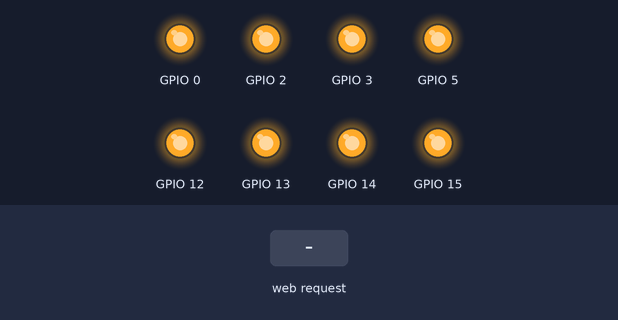
A sketch run on a simulated ESP8266 (NodeMCU). On the bench: output pins drawn as LEDs (lit = HIGH). The test bench sets the inputs (shaded band). WiFi joins after 1.5 s; servers stay silent unless stated; what the sketch prints to the serial monitor is not drawn.

Above: at 6.7 s.
6.8 s: HTTP request GET /gpio/10 received
At 7.4 s:
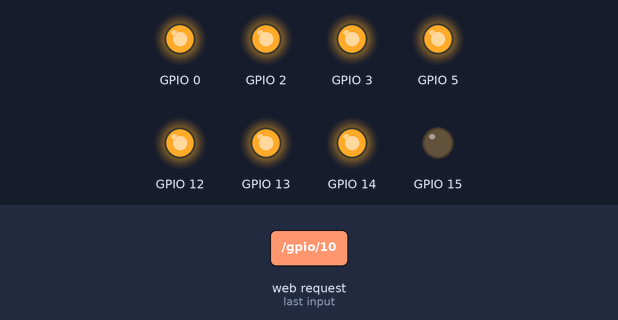
8.3 s: HTTP request GET /gpio/20 received
At 9.5 s:
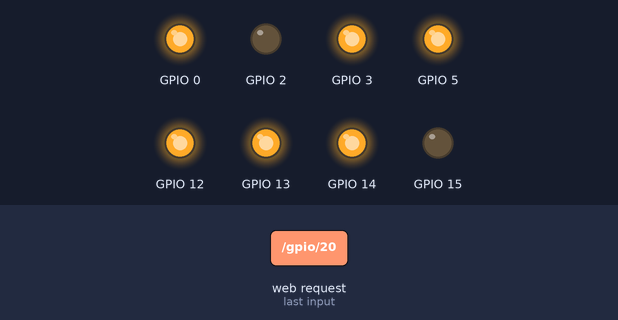
9.8 s: HTTP request GET /gpio/30 received
At 10.9 s:
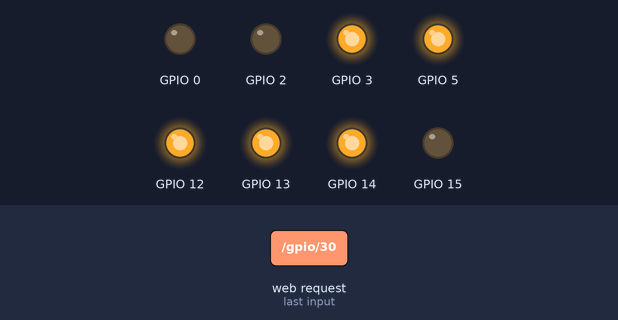
11.3 s: HTTP request GET /gpio/11 received
At 12.0 s:
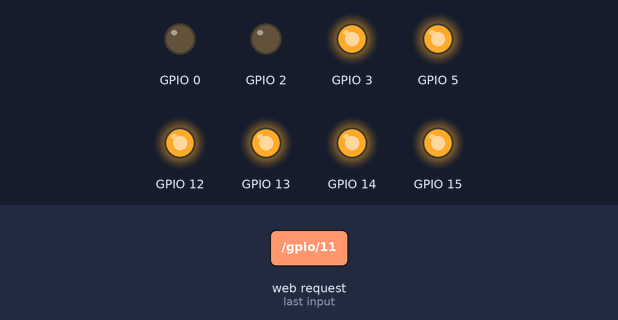
12.8 s: HTTP request GET /gpio/21 received
At 13.2 s:
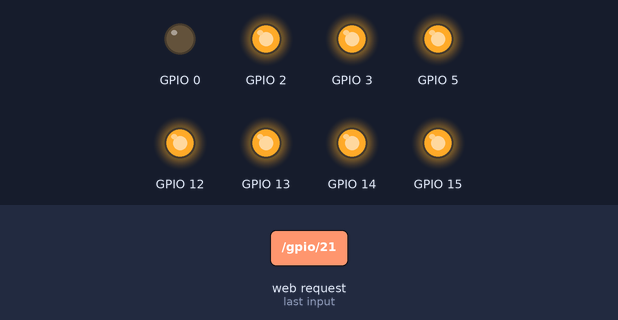
14.3 s: HTTP request GET /gpio/40 received
At 15.5 s:
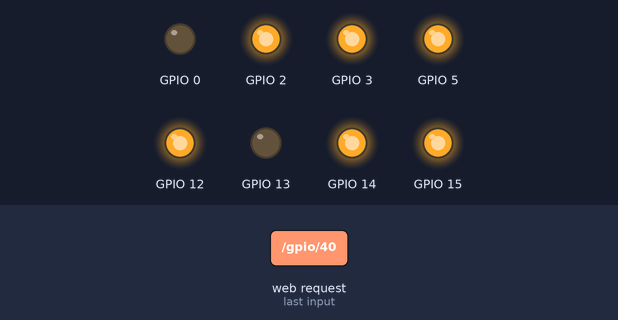
Timing chart, 0 to 16.8 s (numbered marks = the images above; inputs shaded):
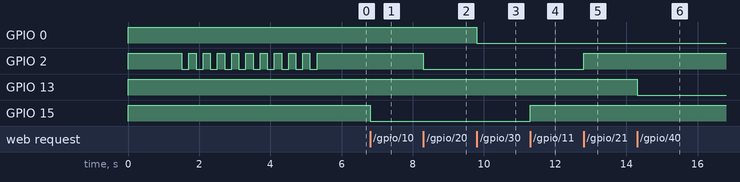

The sketch:

car.ino
```cpp
//http://arduino.esp8266.com/stable/package_esp8266com_index.json
#include <ESP8266WiFi.h>
//xxxxxxxxxxxxxxxxxxxxxxxxxxxxxxxxxxxxxx
const char* ssid = "********";
const char* password = "********";
//xxxxxxxxxxxxxxxxxxxxxxxxxxxxxxxxxxxxxx
WiFiServer server(80);
unsigned long int timer, timer2, timer3;
int  rain = 1024, val0 = 0, val = 1, val1 = 1, val2 = 1, val3 = 1, val4 = 1, val5 = 1, val6 = 1, val7 = 1, val8 = 1, val9 = 0;
//...............................................
void setup() {
  Serial.begin(115200); //Default Baud Rate for NodeMCU
  delay(10);
  pinMode(0, OUTPUT);
  digitalWrite(0, 1);
  pinMode(16, INPUT);
  digitalWrite(16, 0);
  pinMode(2, OUTPUT);
  digitalWrite(2, 1);
  pinMode(3, OUTPUT);
  digitalWrite(3, 1);
  pinMode(5, OUTPUT);
  digitalWrite(5, 1);
  pinMode(12, OUTPUT);
  digitalWrite(12, 1);
  pinMode(13, OUTPUT);
  digitalWrite(13, 1);
  pinMode(14, OUTPUT);
  digitalWrite(14, 1);
  pinMode(15, OUTPUT);
  digitalWrite(15, 1);
  pinMode(4, INPUT);

  // Connect to WiFi network
  Serial.println();
  Serial.println();
  Serial.print("Connecting to ");
  Serial.println(ssid);

  WiFi.begin(ssid, password);

  while (WiFi.status() != WL_CONNECTED) {
    delay(500);
    Serial.print(".");
  }
  Serial.println("");
  Serial.println("WiFi connected");
  for (int i = 0; i < 10; i++) {
    digitalWrite(2, 0);
    delay(200);
    digitalWrite(2, 1);
    delay(200);
  }
  // Start the server
  server.begin();
  Serial.println("Server started");

  // Print the IP address
  Serial.println(WiFi.localIP());
}
//...............................................
void loop() {
  // Check if a client has connected
  WiFiClient client = server.available();
  if (!client) {
    if (val9 == 1) { //Auto
      if ((digitalRead(4) == HIGH) && (digitalRead(16) == HIGH)) {
        digitalWrite(14, LOW);
        digitalWrite(5, LOW);
      }
      else if ((digitalRead(4) == HIGH) && (digitalRead(16) == LOW)) {
        digitalWrite(14, HIGH);
        digitalWrite(5, LOW);
      }
      else if ((digitalRead(4) == LOW) && (digitalRead(16) == LOW)) {
        digitalWrite(14, HIGH);
        digitalWrite(5, HIGH);
      }
      while ((millis() - timer2) > 800) {            //manual + Low
        rain = analogRead(A0);
        Serial.println(rain);
        if (rain < 700) digitalWrite(3, 0);
        else if (rain > 1000) digitalWrite(3, 1);
        else if ((rain > 700) && (rain < 1000)) {
          while ((millis() - timer3) > 2000) {            //manual + Low
            digitalWrite(3, !digitalRead(3));
            timer3 = millis();
          }
        }
        timer2 = millis();
      }
    }
    if (val8 == 2) {
      while ((millis() - timer) > 2000) {            //manual + Low
        digitalWrite(3, !digitalRead(3));
        timer = millis();
      }
    }
    return;
  }
  // Wait until the client sends some data
  Serial.println("new client");
  while (!client.available()) {
    delay(1);
  }

  String req = client.readStringUntil('\r');
  Serial.println(req);
  client.flush();

  if (req.indexOf("/gpio/10") != -1)
    val1 = 0;
  else if (req.indexOf("/gpio/11") != -1)
    val1 = 1;
  else if (req.indexOf("/gpio/20") != -1)
    val2 = 0;
  else if (req.indexOf("/gpio/21") != -1)
    val2 = 1;
  else if (req.indexOf("/gpio/30") != -1)
    val3 = 0;
  else if (req.indexOf("/gpio/31") != -1)
    val3 = 1;
  else if (req.indexOf("/gpio/40") != -1)
    val4 = 0;
  else if (req.indexOf("/gpio/41") != -1)
    val4 = 1;
  else if (req.indexOf("/gpio/50") != -1)
    val5 = 0;
  else if (req.indexOf("/gpio/51") != -1)
    val5 = 1;
  else if (req.indexOf("/gpio/60") != -1)
    val6 = 0;
  else if (req.indexOf("/gpio/61") != -1)
    val6 = 1;
  else if (req.indexOf("/gpio/70") != -1)
    val7 = 0;
  else if (req.indexOf("/gpio/71") != -1)
    val7 = 1;
  else if (req.indexOf("/gpio/82") != -1)
    val8 = 0;
  else if (req.indexOf("/gpio/81") != -1)
    val8 = 1;
  else if (req.indexOf("/gpio/83") != -1)
    val8 = 2;
  else if (req.indexOf("/gpio/90") != -1)
    val9 = 0;
  else if (req.indexOf("/gpio/91") != -1)
    val9 = 1;
  else {
    Serial.println("invalid request");
    client.stop();
    return;
  }

  // Set GPIO2 according to the request
  digitalWrite(15, val1);
  digitalWrite(2, val2);
  digitalWrite(0, val3);
  digitalWrite(13, val4);
  digitalWrite(12, val5);
  digitalWrite(14, val6);
  digitalWrite(5, val7);
  digitalWrite(3, val8);
  Serial.print("auto = ");
  Serial.println(val9);
  client.flush();
}
```

Measured:
- after the input at 6.8 s, GPIO 15: HIGH → LOW at once
- after the input at 8.3 s, GPIO 2: HIGH → LOW at once
- after the input at 9.8 s, GPIO 0: HIGH → LOW at once
- after the input at 11.3 s, GPIO 15: LOW → HIGH at once
- after the input at 12.8 s, GPIO 2: LOW → HIGH at once
- after the input at 14.3 s, GPIO 13: HIGH → LOW at once
